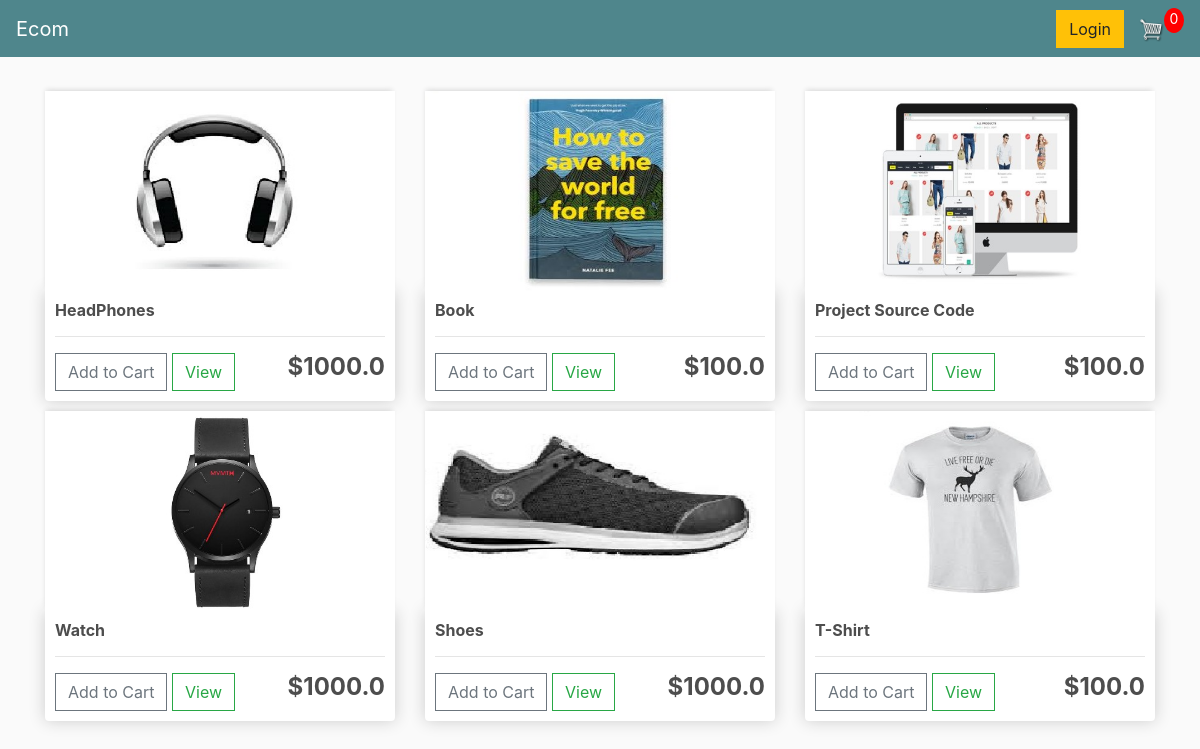
The app's page /, older data.
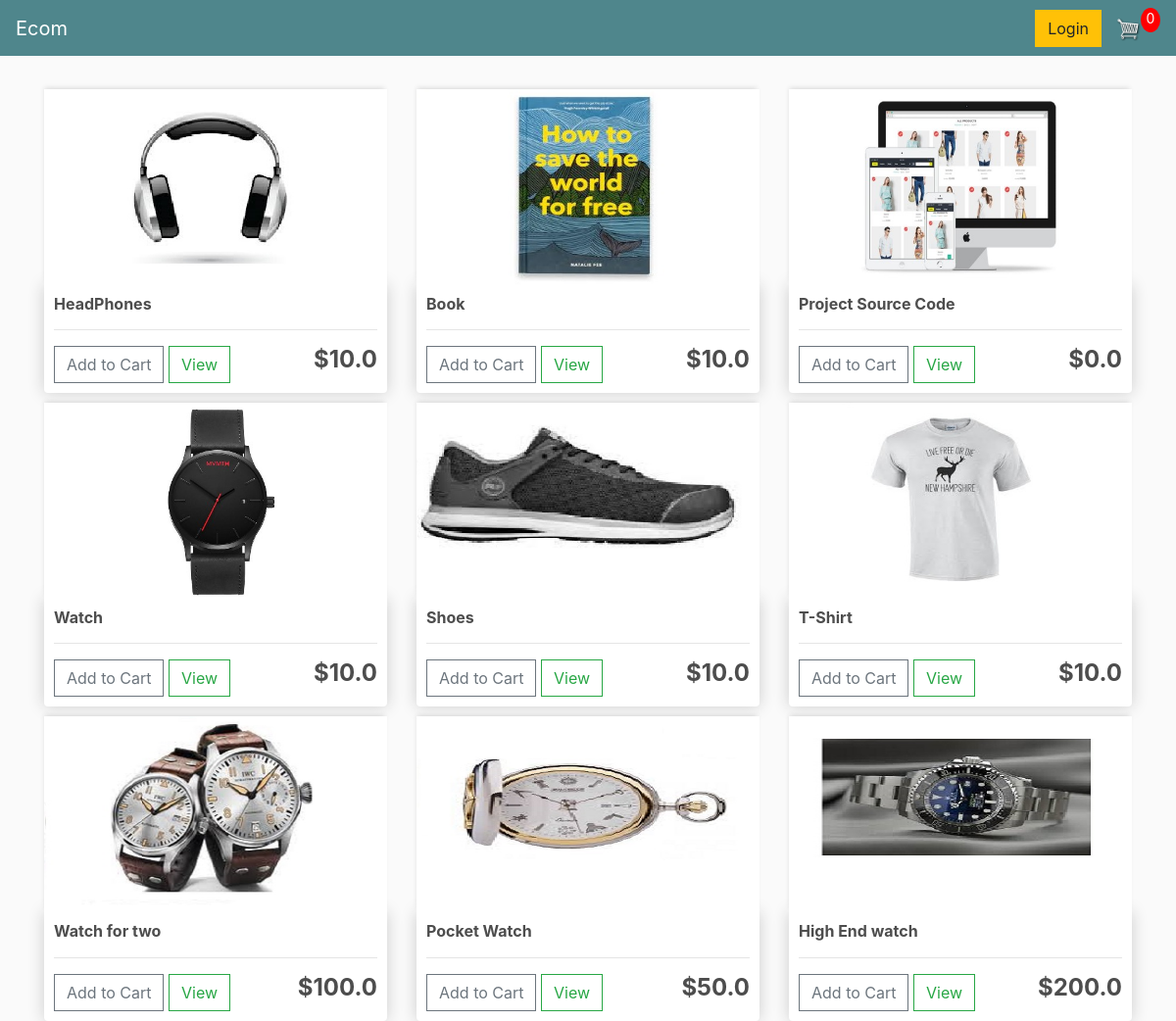
The same page, newer data.
### store/models.py (models this page shows, shortened)
class Product(models.Model):
	name = models.CharField(max_length=200)
	price = models.FloatField()
	digital = models.BooleanField(default=False,null=True, blank=True)
	image = models.ImageField(null=True, blank=True)
	details = models.TextField(max_length=500, blank=True, null= True)
	@property
	def imageURL(self):
		try:
			url = self.image.url
		except:
			url = ''
		return url

### store/views.py (the view)
# urls.py: path('', include('store.urls')),
def store(request):
	data = cartData(request)
	cartItems = data['cartItems']
	order = data['order']
	items = data['items']
	products = Product.objects.all()
	context = {'products':products, 'cartItems':cartItems}
	return render(request, 'store/store.html', context)

### store/utils.py (called while the page is built, shortened)
def cookieCart(request):
	try:
		cart = json.loads(request.COOKIES['cart'])
	except:
		cart = {}
		print('CART:', cart)
	items = []
	order = {'get_cart_total':0, 'get_cart_items':0, 'shipping':False}
	cartItems = order['get_cart_items']
	return {'cartItems':cartItems ,'order':order, 'items':items}

def cartData(request):
	if request.user.is_authenticated:
		customer = request.user.customer
		order, created = Order.objects.get_or_create(customer=customer, complete=False)
		items = order.orderitem_set.all()
		cartItems = order.get_cart_items
	else:
		cookieData = cookieCart(request)
		cartItems = cookieData['cartItems']
		order = cookieData['order']
		items = cookieData['items']
	return {'cartItems':cartItems ,'order':order, 'items':items}

### store/templates/store/store.html
{% extends 'store/main.html' %}
{% load static %}
{% block content %}
	<div class="row">
		{% for product in products %}
		<div class="col-lg-4">
			<img class="thumbnail" src="{{product.imageURL}}">
			<div class="box-element product">
				<h6><strong>{{product.name}}</strong></h6>
				<hr>
				<button data-product="{{product.id}}" data-action="add" class="btn btn-outline-secondary add-btn update-cart">Add to Cart</button>
				<a class="btn btn-outline-success" href="{% url 'product_detail' product.id %}">View</a>
				<h4 style="display: inline-block; float:right"><strong>${{product.price}}</strong></h4>
			</div>
		</div>
		{% endfor %}
	</div>
{% endblock content %}

Row changes from the older to the newer data that the page shows:
changed Product "HeadPhones": price "1000.0" → "10.0"
changed Product "Book": price "100.0" → "10.0"
changed Product "Project Source Code": price "100.0" → "0.0"
changed Product "Watch": price "1000.0" → "10.0"
changed Product "Shoes": price "1000.0" → "10.0"
changed Product "T-Shirt": price "100.0" → "10.0"
added Product: imageURL (picture), name "Watch for two", price "100.0"
added Product: imageURL (picture), name "Pocket Watch", price "50.0"
added Product: imageURL (picture), name "High End watch", price "200.0"
